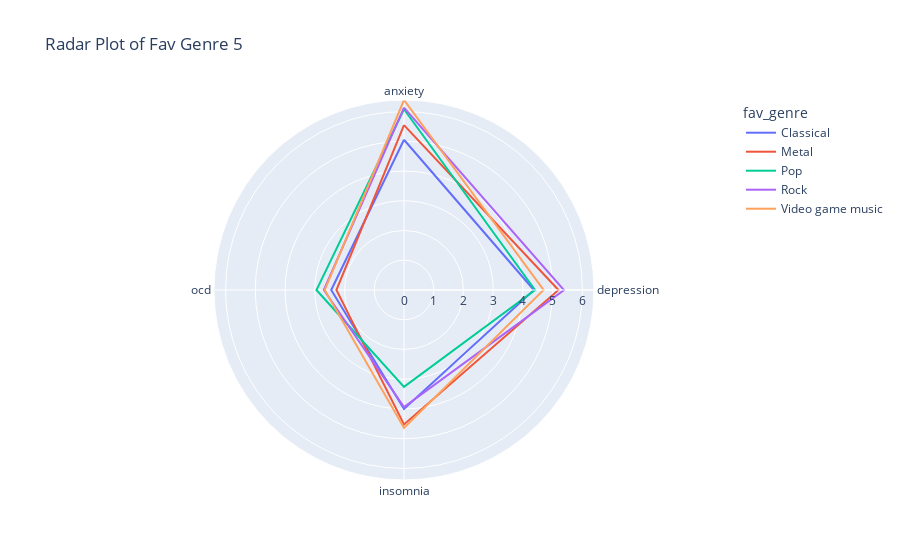

Here is the notebook cell this chart was saved with:
### Code cell
fav_genre_disease_avg = dataset_raw_df.groupby(by=['fav_genre']).agg({'anxiety':'mean', 'depression':'mean', 'insomnia':'mean',
       'ocd':'mean'})
fav_genre_disease_avg.reset_index(drop=False, inplace=True)
top_n_flag = True
n = 5
if top_n_flag:
       top_n_genres = dataset_raw_df["fav_genre"].value_counts()[:n].index.tolist()
       fav_genre_disease_avg = fav_genre_disease_avg.loc[fav_genre_disease_avg.fav_genre.isin(top_n_genres)]
fav_genre_disease_avg = fav_genre_disease_avg.melt(id_vars='fav_genre', var_name='genre')
fav_genre_disease_avg
fig = px.line_polar(fav_genre_disease_avg, r='value', theta='genre', line_close=True, color='fav_genre',
                    title=f'Radar Plot of Fav Genre {n if top_n_flag else ""}')
fig.show()

### Figure 1 — Plotly figure (JSON) as saved in the notebook; plotly's stock layout.template omitted (floating-point values rounded to 4 significant figures)
{"data": [{"hovertemplate": "fav_genre=Classical<br>value=%{r}<br>genre=%{theta}<extra></extra>", "legendgroup": "Classical", "line": {"color": "#636efa", "dash": "solid"}, "marker": {"symbol": "circle"}, "mode": "lines", "name": "Classical", "r": [5.053, 4.368, 4, 2.447, 5.053], "showlegend": true, "subplot": "polar", "theta": ["anxiety", "depression", "insomnia", "ocd", "anxiety"], "type": "scatterpolar"}, {"hovertemplate": "fav_genre=Metal<br>value=%{r}<br>genre=%{theta}<extra></extra>", "legendgroup": "Metal", "line": {"color": "#EF553B", "dash": "solid"}, "marker": {"symbol": "circle"}, "mode": "lines", "name": "Metal", "r": [5.545, 5.195, 4.519, 2.273, 5.545], "showlegend": true, "subplot": "polar", "theta": ["anxiety", "depression", "insomnia", "ocd", "anxiety"], "type": "scatterpolar"}, {"hovertemplate": "fav_genre=Pop<br>value=%{r}<br>genre=%{theta}<extra></extra>", "legendgroup": "Pop", "line": {"color": "#00cc96", "dash": "solid"}, "marker": {"symbol": "circle"}, "mode": "lines", "name": "Pop", "r": [6.077, 4.407, 3.258, 2.943, 6.077], "showlegend": true, "subplot": "polar", "theta": ["anxiety", "depression", "insomnia", "ocd", "anxiety"], "type": "scatterpolar"}, {"hovertemplate": "fav_genre=Rock<br>value=%{r}<br>genre=%{theta}<extra></extra>", "legendgroup": "Rock", "line": {"color": "#ab63fa", "dash": "solid"}, "marker": {"symbol": "circle"}, "mode": "lines", "name": "Rock", "r": [6.134, 5.379, 3.936, 2.695, 6.134], "showlegend": true, "subplot": "polar", "theta": ["anxiety", "depression", "insomnia", "ocd", "anxiety"], "type": "scatterpolar"}, {"hovertemplate": "fav_genre=Video game music<br>value=%{r}<br>genre=%{theta}<extra></extra>", "legendgroup": "Video game music", "line": {"color": "#FFA15A", "dash": "solid"}, "marker": {"symbol": "circle"}, "mode": "lines", "name": "Video game music", "r": [6.389, 4.694, 4.639, 2.667, 6.389], "showlegend": true, "subplot": "polar", "theta": ["anxiety", "depression", "insomnia", "ocd", "anxiety"], "type": "scatterpolar"}], "layout": {"legend": {"title": {"text": "fav_genre"}, "tracegroupgap": 0}, "polar": {"angularaxis": {"direction": "clockwise", "rotation": 90}, "domain": {"x": [0, 1], "y": [0, 1]}}, "title": {"text": "Radar Plot of Fav Genre 5"}}}
